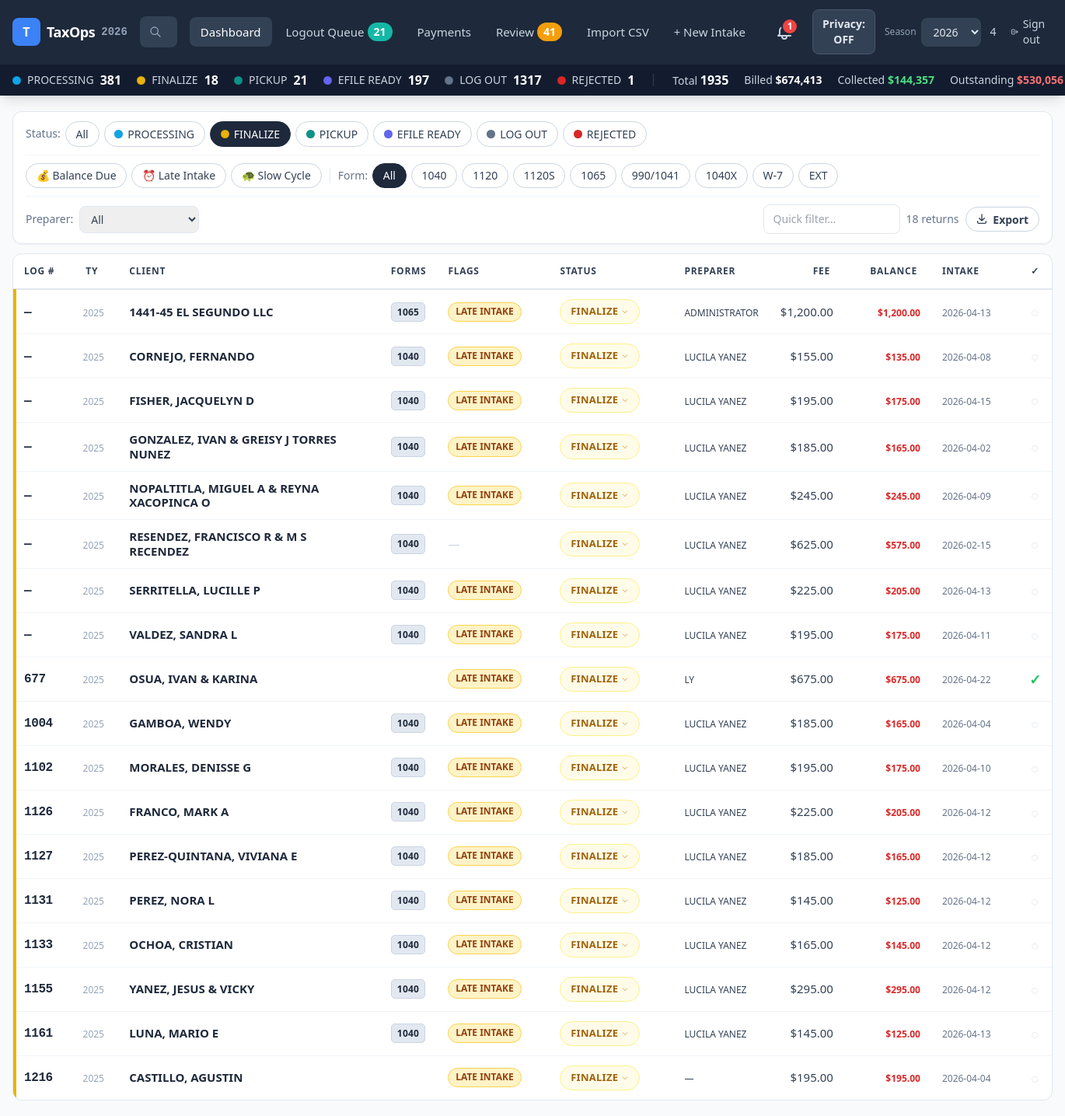
The app's page /?status=FINALIZE&year=2026 (signed in) with its own data.
### tables this page shows
CREATE TABLE return_forms (
          id INTEGER PRIMARY KEY,
          return_id INTEGER NOT NULL,
          form_1040 INTEGER,
          sched_a_d INTEGER,
          sched_c INTEGER,
          sched_e INTEGER,
          form_1120 INTEGER,
          form_1120s INTEGER,
          form_1065_llc INTEGER,
          corp_officer INTEGER,
          business_owner INTEGER,
          form_990_1041 INTEGER,
          FOREIGN KEY (return_id) REFERENCES returns(id)
        );

CREATE TABLE returns (
          id INTEGER PRIMARY KEY,
          client_id INTEGER NOT NULL,
          log_number TEXT,
          tax_year INTEGER,
          processor TEXT,
          verified INTEGER,
          client_status TEXT,
          intake_date TEXT,
          transfer_2025_flag INTEGER,
          transfer_2026_flag INTEGER,
          email_marker TEXT,
          date_emailed TEXT,
          pickup_date TEXT,
          logout_date TEXT,
          updated_date TEXT,
          is_amended INTEGER,
          has_w7 INTEGER,
          is_extension INTEGER,
          transfer_flag INTEGER,
          created_at TEXT,
          updated_at TEXT, efile_date TEXT, ack_date TEXT, drake_status_raw TEXT, filing_status TEXT, interview_by TEXT, promise_date TEXT, delivered_by TEXT, date_signatures_emailed TEXT, date_reports_emailed TEXT, overtime_flag INTEGER DEFAULT 0, insurance_type TEXT, digital_assets INTEGER DEFAULT 0, bank_name TEXT, bank_routing TEXT, bank_account TEXT, bank_account_type TEXT, notes_intake TEXT, estimate_irs REAL, estimate_state REAL, final_irs REAL, final_state REAL, missing_docs_risk INTEGER DEFAULT 0, late_filer_risk INTEGER DEFAULT 0,
          FOREIGN KEY (client_id) REFERENCES clients(id)
        );

CREATE TABLE clients (
          id INTEGER PRIMARY KEY,
          last_name TEXT,
          first_name TEXT,
          display_name TEXT,
          referral_flag INTEGER,
          referred_by TEXT,
          created_at TEXT,
          updated_at TEXT
        , ssn_last4 TEXT, spouse_last_name TEXT, spouse_first_name TEXT, taxpayer_dob TEXT, spouse_dob TEXT, taxpayer_occupation TEXT, spouse_occupation TEXT, taxpayer_phone TEXT, taxpayer_cell TEXT, taxpayer_work_phone TEXT, spouse_cell TEXT, spouse_work_phone TEXT, taxpayer_email TEXT, spouse_email TEXT, address TEXT, is_new_client INTEGER DEFAULT 0, prior_year_log TEXT);

CREATE TABLE payments (
          id INTEGER PRIMARY KEY,
          return_id INTEGER NOT NULL,
          total_fee REAL,
          receipt_number TEXT,
          fee_paid REAL,
          cc_fee REAL,
          zelle_or_check_ref TEXT,
          cash_or_qpay_ref TEXT, refund_amount REAL, bank_deposit REAL, accounting_fee REAL, w7_fee REAL, form_1099_fee REAL, license_fee REAL, reprocess_fee REAL, discount_amount REAL, special_discount REAL, down_payment REAL, receipt2_number TEXT,
          FOREIGN KEY (return_id) REFERENCES returns(id)
        );

### app.py (the view)
@app.route("/")
@login_required
def dashboard():
    year = int(request.args.get("year", date.today().year))
    filters = {
        "year":        year,
        "status":      request.args.getlist("status") or None,
        "processor":   request.args.get("processor"),
        "balance_due": request.args.get("balance_due"),
        "late_intake": request.args.get("late_intake"),
        "slow_cycle":  request.args.get("slow_cycle"),
        "form":        request.args.get("form"),
        "q":           request.args.get("q"),
    }
    returns = query_returns(filters)
    ctx = base_ctx(year)
    ctx.update({"active_page": "dashboard", "returns": returns, "filters": filters})
    return render_template("dashboard.html", **ctx)

### templates/dashboard.html (shortened to what this page needs)
{% extends "base.html" %}
{% block main_class %}overflow-hidden flex flex-col{% endblock %}
{% block content_class %}flex flex-col flex-1 min-h-0 h-full py-3{% endblock %}
{% block content %}
<div class="flex flex-col gap-3 h-full min-h-0">
  <div id="filter-bar"
       class="bg-white rounded-xl border border-slate-200 px-4 py-3 space-y-2.5 shadow-sm flex-shrink-0">
    {% set active_form = filters.form or '' %}
    {% set base = '/?year=' ~ current_year %}
    {% if filters.status %} {% set base = base ~ '&status=' ~ filters.status[0] %} {% endif %}
    {% if filters.processor %} {% set base = base ~ '&processor=' ~ filters.processor %} {% endif %}
    {% if filters.balance_due %} {% set base = base ~ '&balance_due=1' %} {% endif %}
    {% if filters.late_intake %} {% set base = base ~ '&late_intake=1' %} {% endif %}
    {% if filters.slow_cycle %} {% set base = base ~ '&slow_cycle=1' %} {% endif %}
    <div class="flex items-center gap-1.5 flex-nowrap overflow-x-auto">
      <span class="text-sm font-medium text-slate-500 shrink-0">Status:</span>
      <a href="/?year={{ current_year }}{% if active_form %}&form={{ active_form }}{% endif %}"
         class="pill shrink-0 {% if not filters.status %}pill-active{% else %}pill-inactive{% endif %}">All</a>
      {% for s in status_flow %}
      <a href="/?status={{ s }}&year={{ current_year }}{% if active_form %}&form={{ active_form }}{% endif %}"
         class="pill shrink-0 flex items-center gap-1.5 {% if filters.status and s in filters.status %}pill-active{% else %}pill-inactive{% endif %}">
        <span class="status-dot {{ status_dot.get(s,'dot-slate') }}"></span>{{ s }}
      </a>
      {% endfor %}
    </div>
    <div class="flex items-center gap-1.5 flex-nowrap overflow-x-auto border-t border-slate-100 pt-2.5">
      <button onclick="applyFilter('balance_due', '{{ '' if filters.balance_due else '1' }}')"
              class="pill shrink-0 {% if filters.balance_due %}bg-red-600 text-white border-red-600{% else %}pill-inactive{% endif %}">
        💰 Balance Due
      </button>
      <button onclick="applyFilter('late_intake', '{{ '' if filters.late_intake else '1' }}')"
              class="pill shrink-0 {% if filters.late_intake %}bg-amber-500 text-white border-amber-500{% else %}pill-inactive{% endif %}">
        ⏰ Late Intake
      </button>
      <button onclick="applyFilter('slow_cycle', '{{ '' if filters.slow_cycle else '1' }}')"
              class="pill shrink-0 {% if filters.slow_cycle %}bg-rose-600 text-white border-rose-600{% else %}pill-inactive{% endif %}">
        🐢 Slow Cycle
      </button>
      <span class="text-sm font-medium text-slate-500 shrink-0">Form:</span>
      <a href="{{ base }}" class="pill shrink-0 {% if not active_form %}pill-active{% else %}pill-inactive{% endif %}">All</a>
      {% for col, label in [
        ('form_1040','1040'),('form_1120','1120'),('form_1120s','1120S'),
        ('form_1065_llc','1065'),('form_990_1041','990/1041'),
        ('is_amended','1040X'),('has_w7','W-7'),('is_extension','EXT')
      ] %}
      <a href="{{ base }}&form={{ col }}"
         class="pill shrink-0 {% if active_form == col %}pill-active{% else %}pill-inactive{% endif %}">
        {{ label }}
      </a>
      {% endfor %}
    </div>
    <div class="flex items-center gap-2 flex-nowrap border-t border-slate-100 pt-2.5">
      <span class="text-sm font-medium text-slate-500 shrink-0">Preparer:</span>
      <select onchange="applyFilter('processor', this.value)"
              class="text-sm border border-slate-200 rounded-lg px-2.5 py-1.5 text-slate-700 focus:outline-none focus:ring-2 focus:ring-blue-400 shrink-0">
        <option value="">All</option>
      </select>
      <div class="ml-auto flex items-center gap-2 shrink-0">
        <input id="table-filter" type="text" placeholder="Quick filter…"
               class="text-sm border border-slate-200 rounded-lg px-3 py-2 focus:outline-none focus:ring-2 focus:ring-blue-400 w-44">
        <span class="text-sm text-slate-500 whitespace-nowrap">
          <span id="row-count">{{ returns | length }}</span> returns
        </span>
        <a id="export-btn"
           href="/export?{{ request.query_string.decode() }}"
           class="flex items-center gap-1.5 pill pill-inactive font-semibold whitespace-nowrap"
           title="Export to Excel">
          <svg class="w-4 h-4" fill="none" stroke="currentColor" stroke-width="2" viewBox="0 0 24 24">
            <path stroke-linecap="round" stroke-linejoin="round"
                  d="M4 16v2a2 2 0 002 2h12a2 2 0 002-2v-2M7 10l5 5 5-5M12 15V3"/>
          </svg>
          Export
        </a>
      </div>
    </div>
  </div>
  <div class="rounded-xl border border-slate-200 flex-1 min-h-0 overflow-y-auto bg-white outline-none" tabindex="-1">
    <table class="data-table w-full text-sm">
      <thead class="sticky top-0 z-10">
        <tr>
          <th class="th w-16 rounded-tl-xl sortable" data-col="log" data-type="num">Log # <span class="sort-arrow"></span></th>
          <th class="th w-16 text-center sortable" data-col="taxyear" data-type="num">TY <span class="sort-arrow"></span></th>
          <th class="th sortable" data-col="name" data-type="str">Client <span class="sort-arrow"></span></th>
          <th class="th">Forms</th>
          <th class="th w-36">Flags</th>
          <th class="th w-40 sortable" data-col="status" data-type="status">Status <span class="sort-arrow"></span></th>
          <th class="th w-28 sortable" data-col="preparer" data-type="str">Preparer <span class="sort-arrow"></span></th>
          <th class="th text-right w-24 sortable" data-col="fee" data-type="num">Fee <span class="sort-arrow"></span></th>
          <th class="th text-right w-28 sortable" data-col="balance" data-type="num">Balance <span class="sort-arrow"></span></th>
          <th class="th w-28 sortable" data-col="intake" data-type="str">Intake <span class="sort-arrow"></span></th>
          <th class="th text-center w-10 rounded-tr-xl">✓</th>
        </tr>
      </thead>
      <tbody class="divide-y divide-slate-100">
        {% for r in returns %}
        <tr class="status-row status-{{ (r.client_status or '') | replace(' ','-') }} group cursor-pointer"
            data-search="{{ r.log_number }} {{ r.last_name }} {{ r.first_name }} {{ r.display_name or '' }}"
            data-log="{{ r.log_number or '' }}"
            data-taxyear="{{ r.tax_year or '' }}"
            data-name="{{ r.last_name }},{{ r.first_name or '' }}"
            data-status="{{ r.client_status or '' }}"
            data-preparer="{{ r.processor or '' }}"
            data-fee="{{ r.total_fee or 0 }}"
            data-balance="{{ r.balance or 0 }}"
            data-intake="{{ r.intake_date or '' }}"
            onclick="if(!event.target.closest('.status-dropdown,.editable')) window.location='/return/{{ r.id }}'">
          <td class="td">
            <span class="font-mono font-black text-slate-800 text-base tracking-tight">{{ r.log_number or '—' }}</span>
          </td>
          <td class="td text-center">
            {% if r.tax_year and r.tax_year != current_year - 1 %}
            <span class="inline-block px-1.5 py-0.5 rounded text-xs font-bold bg-amber-50 text-amber-700 border border-amber-200">{{ r.tax_year }}</span>
            {% else %}
            <span class="text-xs text-slate-400">{{ r.tax_year or '—' }}</span>
            {% endif %}
          </td>
          <td class="td">
            <div class="font-semibold text-slate-800 leading-tight">
              {{ r.last_name }}{% if r.first_name %}, {{ r.first_name }}{% endif %}
            </div>
          </td>
          <td class="td">
            <div class="flex flex-wrap gap-0.5">
              {% for badge in r.forms %}
              <span class="form-badge">{{ badge }}</span>
              {% endfor %}
            </div>
          </td>
          <td class="td">
            {% if r.risk_flags %}
            <div class="flex flex-wrap gap-1">
              {% for flag in r.risk_flags %}
              <span class="risk-badge {% if flag == 'LATE INTAKE' %}risk-late{% else %}risk-slow{% endif %}">
                {{ flag }}
              </span>
              {% endfor %}
            </div>
            {% else %}
            <span class="text-slate-300">—</span>
            {% endif %}
          </td>
          <td class="td">
            <div class="status-dropdown relative inline-block">
              <button onclick="toggleStatusMenu(this)"
                      class="status-badge {{ r.badge_class }} flex items-center gap-1">
                {{ r.client_status or 'NO STATUS' }}
                <svg class="w-2.5 h-2.5 opacity-40 shrink-0" fill="none" stroke="currentColor" viewBox="0 0 24 24">
                  <path stroke-linecap="round" stroke-linejoin="round" stroke-width="2.5" d="M19 9l-7 7-7-7"/>
                </svg>
              </button>
            </div>
          </td>
          <td class="td">
            <span class="editable text-slate-700 text-xs"
                  data-return-id="{{ r.id }}" data-field="processor"
                  data-value="{{ r.processor or '' }}" data-placeholder="Preparer">
              {{ r.processor or '—' }}
            </span>
          </td>
          <td class="td text-right">
            {% if r.total_fee %}
            <span class="text-slate-700 tabular-nums">${{ "{:,.2f}".format(r.total_fee) }}</span>
            {% else %}
            <span class="text-slate-300">—</span>
            {% endif %}
          </td>
          <td class="td text-right">
            {% if r.total_fee %}
              {% if r.paid_in_full %}
              <span class="text-xs font-semibold text-green-600 bg-green-50 px-2 py-0.5 rounded-full">PAID</span>
              {% elif r.balance %}
              <span class="text-xs font-bold text-red-600 tabular-nums">${{ "{:,.2f}".format(r.balance) }}</span>
              {% endif %}
            {% else %}
            <span class="text-slate-300">—</span>
            {% endif %}
          </td>
          <td class="td">
            <span class="text-xs text-slate-500 tabular-nums">{{ r.intake_date or '—' }}</span>
          </td>
          <td class="td text-center">
            <span class="editable cursor-pointer select-none"
                  data-return-id="{{ r.id }}" data-field="verified"
                  data-type="bool" data-value="{{ '1' if r.verified else '0' }}">
              {% if r.verified %}
              <span class="text-green-500 font-bold text-lg">✓</span>
              {% else %}
              <span class="text-slate-200 text-lg">○</span>
              {% endif %}
            </span>
          </td>
        </tr>
        {% endfor %}
      </tbody>
    </table>
  </div>
</div>
{% endblock %}

### records on screen
return_forms: log_number "—", tax_year "2025", last_name "1441-45 EL SEGUNDO LLC", forms "1065", risk_flags "LATE INTAKE", client_status "FINALIZE", processor "ADMINISTRATOR", balance "1,200.00", intake_date "2026-04-13", {{ '1' if r.verified else '0' }} 0 (drawn)
payments: total_fee "1,200.00"
return_forms: log_number "—", tax_year "2025", last_name "CORNEJO", first_name "FERNANDO", forms "1040", risk_flags "LATE INTAKE", client_status "FINALIZE", processor "LUCILA YANEZ", balance "135.00", intake_date "2026-04-08", {{ '1' if r.verified else '0' }} 0 (drawn)
payments: total_fee "155.00"
return_forms: log_number "—", tax_year "2025", last_name "FISHER", first_name "JACQUELYN D", forms "1040", risk_flags "LATE INTAKE", client_status "FINALIZE", processor "LUCILA YANEZ", balance "175.00", intake_date "2026-04-15", {{ '1' if r.verified else '0' }} 0 (drawn)
payments: total_fee "195.00"
return_forms: log_number "—", tax_year "2025", last_name "GONZALEZ", first_name "IVAN & GREISY J TORRES NUNEZ", forms "1040", risk_flags "LATE INTAKE", client_status "FINALIZE", processor "LUCILA YANEZ", balance "165.00", intake_date "2026-04-02", {{ '1' if r.verified else '0' }} 0 (drawn)
payments: total_fee "185.00"
return_forms: log_number "—", tax_year "2025", last_name "NOPALTITLA", first_name "MIGUEL A & REYNA XACOPINCA O", forms "1040", risk_flags "LATE INTAKE", client_status "FINALIZE", processor "LUCILA YANEZ", balance "245.00", intake_date "2026-04-09", {{ '1' if r.verified else '0' }} 0 (drawn)
payments: total_fee "245.00"
return_forms: log_number "—", tax_year "2025", last_name "RESENDEZ", first_name "FRANCISCO R & M S RECENDEZ", forms "1040", client_status "FINALIZE", processor "LUCILA YANEZ", balance "575.00", intake_date "2026-02-15", {{ '1' if r.verified else '0' }} 0 (drawn)
payments: total_fee "625.00"
return_forms: log_number "—", tax_year "2025", last_name "SERRITELLA", first_name "LUCILLE P", forms "1040", risk_flags "LATE INTAKE", client_status "FINALIZE", processor "LUCILA YANEZ", balance "205.00", intake_date "2026-04-13", {{ '1' if r.verified else '0' }} 0 (drawn)
payments: total_fee "225.00"
return_forms: log_number "—", tax_year "2025", last_name "VALDEZ", first_name "SANDRA L", forms "1040", risk_flags "LATE INTAKE", client_status "FINALIZE", processor "LUCILA YANEZ", balance "175.00", intake_date "2026-04-11", {{ '1' if r.verified else '0' }} 0 (drawn)
payments: total_fee "195.00"
payments: log_number "677", tax_year "2025", last_name "OSUA", first_name "IVAN & KARINA", risk_flags "LATE INTAKE", client_status "FINALIZE", processor "LY", total_fee "675.00", balance "675.00", intake_date "2026-04-22", {{ '1' if r.verified else '0' }} 1 (drawn)
return_forms: log_number "1004", tax_year "2025", last_name "GAMBOA", first_name "WENDY", forms "1040", risk_flags "LATE INTAKE", client_status "FINALIZE", processor "LUCILA YANEZ", balance "165.00", intake_date "2026-04-04", {{ '1' if r.verified else '0' }} 0 (drawn)
payments: total_fee "185.00"
return_forms: log_number "1102", tax_year "2025", last_name "MORALES", first_name "DENISSE G", forms "1040", risk_flags "LATE INTAKE", client_status "FINALIZE", processor "LUCILA YANEZ", balance "175.00", intake_date "2026-04-10", {{ '1' if r.verified else '0' }} 0 (drawn)
payments: total_fee "195.00"
return_forms: log_number "1126", tax_year "2025", last_name "FRANCO", first_name "MARK A", forms "1040", risk_flags "LATE INTAKE", client_status "FINALIZE", processor "LUCILA YANEZ", balance "205.00", intake_date "2026-04-12", {{ '1' if r.verified else '0' }} 0 (drawn)
payments: total_fee "225.00"
return_forms: log_number "1127", tax_year "2025", last_name "PEREZ-QUINTANA", first_name "VIVIANA E", forms "1040", risk_flags "LATE INTAKE", client_status "FINALIZE", processor "LUCILA YANEZ", balance "165.00", intake_date "2026-04-12", {{ '1' if r.verified else '0' }} 0 (drawn)
payments: total_fee "185.00"
return_forms: log_number "1131", tax_year "2025", last_name "PEREZ", first_name "NORA L", forms "1040", risk_flags "LATE INTAKE", client_status "FINALIZE", processor "LUCILA YANEZ", balance "125.00", intake_date "2026-04-12", {{ '1' if r.verified else '0' }} 0 (drawn)
payments: total_fee "145.00"
return_forms: log_number "1133", tax_year "2025", last_name "OCHOA", first_name "CRISTIAN", forms "1040", risk_flags "LATE INTAKE", client_status "FINALIZE", processor "LUCILA YANEZ", balance "145.00", intake_date "2026-04-12", {{ '1' if r.verified else '0' }} 0 (drawn)
payments: total_fee "165.00"
return_forms: log_number "1155", tax_year "2025", last_name "YANEZ", first_name "JESUS & VICKY", forms "1040", risk_flags "LATE INTAKE", client_status "FINALIZE", processor "LUCILA YANEZ", balance "295.00", intake_date "2026-04-12", {{ '1' if r.verified else '0' }} 0 (drawn)
payments: total_fee "295.00"
return_forms: log_number "1161", tax_year "2025", last_name "LUNA", first_name "MARIO E", forms "1040", risk_flags "LATE INTAKE", client_status "FINALIZE", processor "LUCILA YANEZ", balance "125.00", intake_date "2026-04-13", {{ '1' if r.verified else '0' }} 0 (drawn)
payments: total_fee "145.00"
payments: log_number "1216", tax_year "2025", last_name "CASTILLO", first_name "AGUSTIN", risk_flags "LATE INTAKE", client_status "FINALIZE", processor "—", total_fee "195.00", balance "195.00", intake_date "2026-04-04", {{ '1' if r.verified else '0' }} 0 (drawn)

### other values on screen
{{ current_year }} "2026"
{{ pc }} "21"
{{ pending_review_count }} "41"
{{ rejected_count }} "1"
{{ session.get('username', '') }} "4"
{{ s }} "PROCESSING" "FINALIZE" "PICKUP" "EFILE READY" "LOG OUT" "REJECTED"
{{ status_counts.get(s, 0) }} "381" "18" "21" "197" "1317" "1"
{{ status_counts.values() | sum }} "1935"
{{ "{:,.0f}".format(totals.billed) }} "674,413"
{{ "{:,.0f}".format(totals.collected) }} "144,357"
{{ "{:,.0f}".format(totals.outstanding) }} "530,056"
{{ label }} "1040" "1120" "1120S" "1065" "990/1041" "1040X" "W-7" "EXT"
{{ returns | length }} "18"
form field value "2026"
